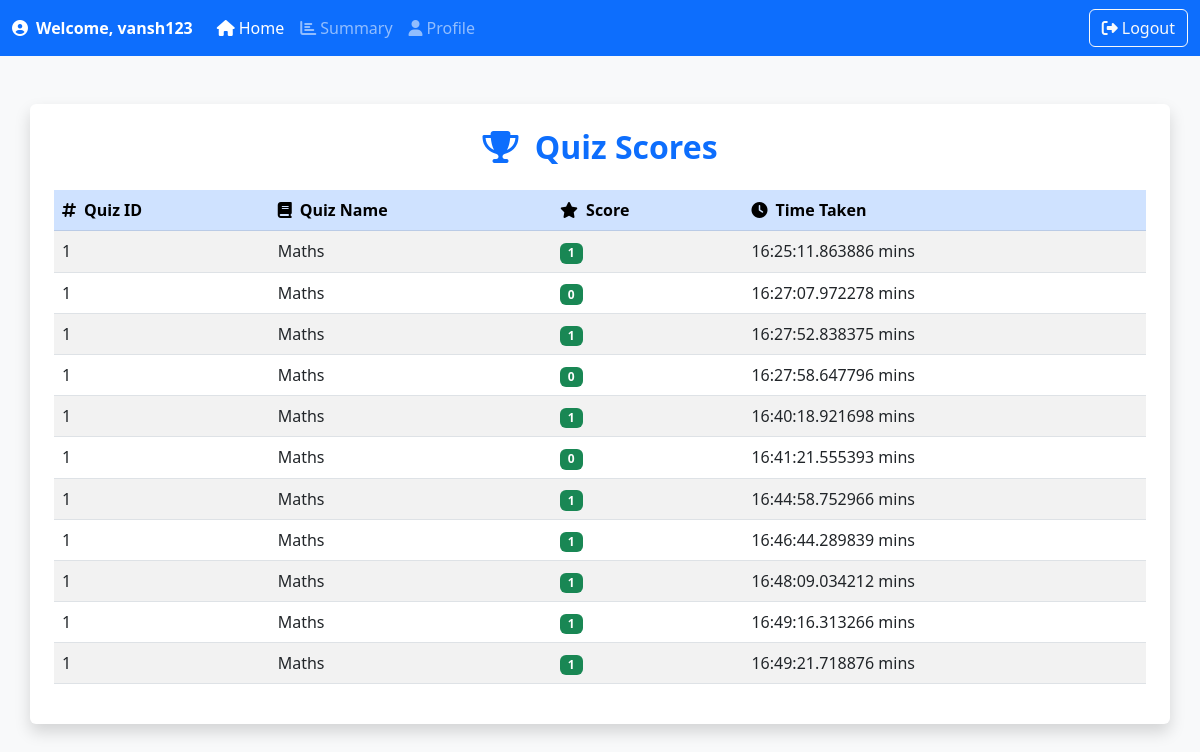
The page /scores (signed in) on the database as committed earlier.
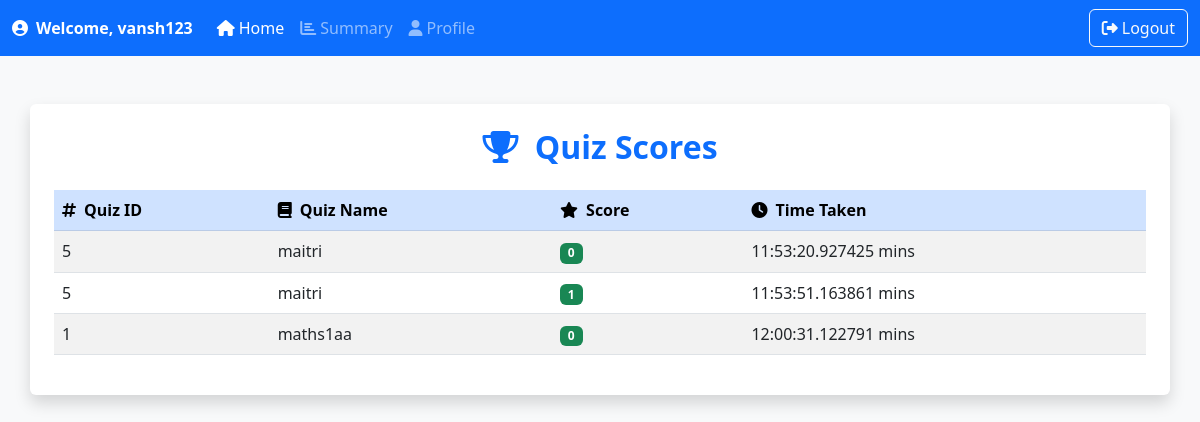
The same page on the database as committed later.
### app.py (models this page shows)
class Scores(db.Model):
    id=db.Column(db.Integer,primary_key=True)
    quiz_id = db.Column(db.Integer, db.ForeignKey('quiz.id', ondelete="CASCADE"), nullable=False)
    user_id=db.Column(db.Integer,db.ForeignKey('user.id'),nullable=False)
    time_taken=db.Column(db.Time,nullable=False)
    total_score=db.Column(db.Integer,nullable=False)
    user=db.relationship('User',back_populates='scores')
    quiz=db.relationship('Quiz',back_populates='scores')

class Quiz(db.Model):
    id=db.Column(db.Integer,primary_key=True)
    name=db.Column(db.String(150),nullable=False)
    date_of_quiz=db.Column(db.Date,nullable=False)
    time_of_quiz=db.Column(db.Integer,nullable=False)
    remarks=db.Column(db.Text,nullable=False)
    chapter_id = db.Column(db.Integer, db.ForeignKey('chapter.id'), nullable=False)
    questions = db.relationship('Question', back_populates='quiz', cascade="all, delete")
    scores = db.relationship('Scores', back_populates='quiz', cascade="all, delete")
    chapter=db.relationship('Chapter',back_populates='quizzes')

### app.py (the view)
@app.route('/scores',methods=['GET'])
def scores():
    if session.get('username') is None:
        return redirect(url_for('login'))
    scores=Scores.query.filter_by(user_id=session['user_id']).all()
    time_taken=[score.time_taken for score in scores]
    return render_template('scores.html',scores=scores,time_taken=time_taken)

### templates/scores.html (shortened to what this page needs)
<!DOCTYPE html>
<html lang="en">
<head>
    <link href="https://cdn.jsdelivr.net/npm/bootstrap@5.3.0-alpha1/dist/css/bootstrap.min.css" rel="stylesheet">
    <link rel="stylesheet" href="https://cdnjs.cloudflare.com/ajax/libs/font-awesome/6.1.1/css/all.min.css">
</head>
<body class="bg-light">
    <nav class="navbar navbar-expand-lg navbar-dark bg-primary">
        <div class="container-fluid">
            <span class="navbar-text fw-bold text-white me-3">
                <i class="fas fa-user-circle me-2"></i>Welcome, {{ session.get('username') }}
            </span>
            <div class="collapse navbar-collapse" id="navbarNavDropdown">
                <ul class="navbar-nav me-auto mb-2 mb-lg-0">
                    <li class="nav-item">
                        <a class="nav-link active" href="/user_dashboard"><i class="fas fa-home me-1"></i>Home</a>
                    </li>
                    <li class="nav-item">
                        <a class="nav-link" href="/scores"><i class="fas fa-chart-bar me-1"></i>Summary</a>
                    </li>
                    <li class="nav-item">
                        <a class="nav-link" href="/profile"><i class="fas fa-user me-1"></i>Profile</a>
                    </li>
                </ul>
                <a href="/login" class="btn btn-outline-light"><i class="fas fa-sign-out-alt me-1"></i>Logout</a>
            </div>
        </div>
    </nav>
    <div class="container mt-5 p-4 bg-white rounded shadow">
        <h2 class="text-center text-primary fw-bold mb-4">
            <i class="fas fa-trophy me-2"></i>
            Quiz Scores
        </h2>
        <div class="table-responsive">
            <table class="table table-striped table-hover">
                <thead class="table-primary">
                    <tr>
                        <th><i class="fas fa-hashtag me-2"></i>Quiz ID</th>
                        <th><i class="fas fa-book me-2"></i>Quiz Name</th>
                        <th><i class="fas fa-star me-2"></i>Score</th>
                        <th><i class="fas fa-clock me-2"></i>Time Taken</th>
                    </tr>
                </thead>
                <tbody>
                    {% for score in scores %}
                    <tr>
                        <td>{{ score.quiz.id }}</td>
                        <td>{{ score.quiz.name }}</td>
                        <td><span class="badge bg-success">{{ score.total_score }}</span></td>
                        <td>{{ score.time_taken }} mins</td>
                    </tr>
                    {% endfor %}
                </tbody>
            </table>
        </div>
    </div>
</body>
</html>

Rows that differ between the two databases and show on the page:
no longer on this page (row edited): Scores: quiz.id "1", quiz.name "Maths", total_score "0", time_taken "16:27:58.647796"
no longer on this page (row edited): Scores: quiz.id "1", quiz.name "Maths", total_score "1", time_taken "16:40:18.921698"
removed Scores: quiz.id "1", quiz.name "Maths", total_score "0", time_taken "16:41:21.555393"
removed Scores: quiz.id "1", quiz.name "Maths", total_score "1", time_taken "16:44:58.752966"
removed Scores: quiz.id "1", quiz.name "Maths", total_score "1", time_taken "16:46:44.289839"
removed Scores: quiz.id "1", quiz.name "Maths", total_score "1", time_taken "16:48:09.034212"
removed Scores: quiz.id "1", quiz.name "Maths", total_score "1", time_taken "16:49:16.313266"
removed Scores: quiz.id "1", quiz.name "Maths", total_score "1", time_taken "16:49:21.718876"
changed Scores (number 1 of 3 on the later page): quiz.id "1" → "5"; quiz.name "Maths" → "maitri"; total_score "1" → "0"; time_taken "16:25:11.863886" → "11:53:20.927425"
changed Scores (number 2 of 3 on the later page): quiz.id "1" → "5"; quiz.name "Maths" → "maitri"; total_score "0" → "1"; time_taken "16:27:07.972278" → "11:53:51.163861"
changed Scores: quiz.name "Maths" → "maths1aa"; total_score "1" → "0"; time_taken "16:27:52.838375" → "12:00:31.122791"
